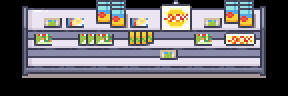

The image is a tile-based game level rendered from a .tmx file. Its description and complete source (layers, tilesets, objects, tile grids) follow:
An orthogonal 9x3 tile map with 32x32 px tiles, 2 tile layers (rayon, object).

<map version="1.9" tiledversion="1.9.2" orientation="orthogonal" renderorder="right-down" width="9" height="3" tilewidth="32" tileheight="32" infinite="0" nextlayerid="3" nextobjectid="1">
 <tileset firstgid="1" source="16_Grocery_store_32x32.tsx" />
 <layer id="1" name="rayon" width="9" height="3">
  <data encoding="csv">
130,131,133,133,133,133,133,131,132,
146,147,149,149,149,149,149,147,148,
162,163,165,165,165,165,165,163,164
</data>
 </layer>
 <layer id="2" name="object" width="9" height="3">
  <data encoding="csv">
0,139,140,212,140,186,139,212,0,
0,155,187,188,218,206,155,181,0,
0,0,0,0,0,0,0,0,0
</data>
 </layer>
</map>
